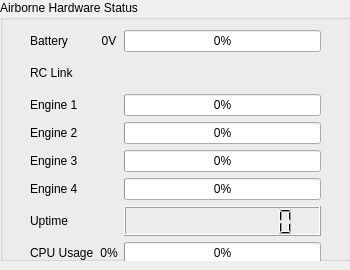
<?xml version="1.0" encoding="UTF-8"?>
<ui version="4.0">
 <class>systemStatus</class>
 <widget class="QWidget" name="systemStatus">
  <property name="geometry">
   <rect>
    <x>0</x>
    <y>0</y>
    <width>350</width>
    <height>270</height>
   </rect>
  </property>
  <property name="windowTitle">
   <string>Form</string>
  </property>
  <widget class="QGroupBox" name="groupBox_2">
   <property name="geometry">
    <rect>
     <x>0</x>
     <y>0</y>
     <width>351</width>
     <height>261</height>
    </rect>
   </property>
   <property name="title">
    <string>Airborne Hardware Status</string>
   </property>
   <widget class="QWidget" name="gridLayoutWidget">
    <property name="geometry">
     <rect>
      <x>30</x>
      <y>30</y>
      <width>291</width>
      <height>234</height>
     </rect>
    </property>
    <layout class="QGridLayout" name="gridLayout">
     <item row="0" column="1">
      <widget class="QLabel" name="voltagelbl">
       <property name="text">
        <string>0V</string>
       </property>
       <property name="alignment">
        <set>Qt::AlignCenter</set>
       </property>
      </widget>
     </item>
     <item row="0" column="0">
      <widget class="QLabel" name="label">
       <property name="text">
        <string>Battery</string>
       </property>
      </widget>
     </item>
     <item row="0" column="2">
      <widget class="QProgressBar" name="voltageprgbr">
       <property name="value">
        <number>0</number>
       </property>
       <property name="textVisible">
        <bool>true</bool>
       </property>
       <property name="format">
        <string notr="true">%p%</string>
       </property>
      </widget>
     </item>
     <item row="1" column="0">
      <widget class="QLabel" name="label_3">
       <property name="text">
        <string>RC Link</string>
       </property>
      </widget>
     </item>
     <item row="2" column="0">
      <widget class="QLabel" name="label_2">
       <property name="text">
        <string>Engine 1</string>
       </property>
      </widget>
     </item>
     <item row="2" column="2">
      <widget class="QProgressBar" name="eng1prgbar">
       <property name="value">
        <number>0</number>
       </property>
      </widget>
     </item>
     <item row="4" column="0">
      <widget class="QLabel" name="label_4">
       <property name="text">
        <string>Engine 3</string>
       </property>
      </widget>
     </item>
     <item row="3" column="0">
      <widget class="QLabel" name="label_5">
       <property name="text">
        <string>Engine 2</string>
       </property>
      </widget>
     </item>
     <item row="3" column="2">
      <widget class="QProgressBar" name="eng2prgbr">
       <property name="value">
        <number>0</number>
       </property>
      </widget>
     </item>
     <item row="4" column="2">
      <widget class="QProgressBar" name="eng3prgbr">
       <property name="value">
        <number>0</number>
       </property>
      </widget>
     </item>
     <item row="5" column="0">
      <widget class="QLabel" name="label_6">
       <property name="text">
        <string>Engine 4</string>
       </property>
      </widget>
     </item>
     <item row="5" column="2">
      <widget class="QProgressBar" name="eng4prgbr">
       <property name="value">
        <number>0</number>
       </property>
      </widget>
     </item>
     <item row="7" column="0">
      <widget class="QLabel" name="label_9">
       <property name="text">
        <string>Uptime</string>
       </property>
      </widget>
     </item>
     <item row="8" column="0">
      <widget class="QLabel" name="label_11">
       <property name="text">
        <string>CPU Usage</string>
       </property>
      </widget>
     </item>
     <item row="8" column="1">
      <widget class="QLabel" name="fcCPUlbl">
       <property name="text">
        <string>0%</string>
       </property>
       <property name="alignment">
        <set>Qt::AlignCenter</set>
       </property>
      </widget>
     </item>
     <item row="8" column="2">
      <widget class="QProgressBar" name="fcCPUprgbr">
       <property name="value">
        <number>0</number>
       </property>
      </widget>
     </item>
     <item row="7" column="2">
      <widget class="QLCDNumber" name="fcUptimeLcd_2">
       <property name="autoFillBackground">
        <bool>false</bool>
       </property>
       <property name="numDigits">
        <number>10</number>
       </property>
      </widget>
     </item>
    </layout>
   </widget>
  </widget>
 </widget>
 <resources/>
 <connections/>
</ui>
